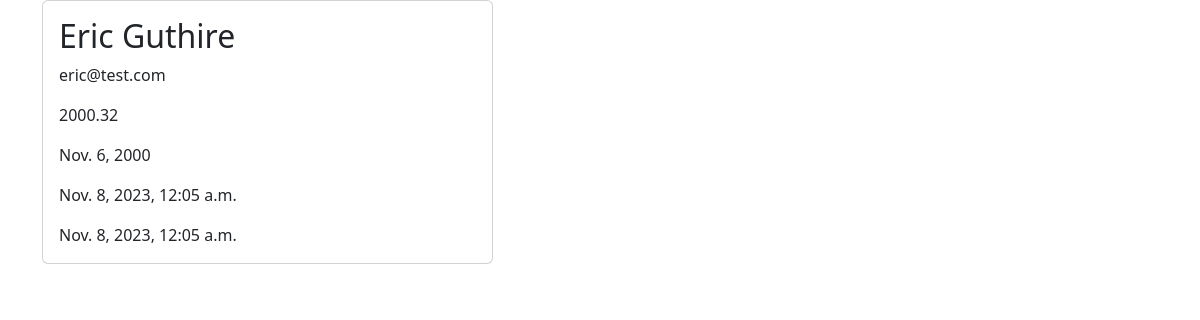
Screenshot of /employees/1 with the database file from the repository.
### main_app/models.py (models this page shows, shortened)
class Employee(models.Model):
    name = models.CharField(max_length=40)
    email = models.EmailField(unique=True)
    dob = models.DateField(null=True)
    salary = models.DecimalField(max_digits=12, decimal_places=2)  #67000.58
    disabled = models.BooleanField(default=False)
    profile = models.ImageField(upload_to="employees" , null=True)
    created_at = models. DateTimeField(auto_now_add=True, null=True) # Once during creation
    updated_at = models.DateTimeField(auto_now=True, null=True) # Every time an update happens

### main_app/views.py (the view)
# urls.py: path('employees/<int:emp_id>', views.employee_details, name="details"),
def employee_details(request, emp_id):
    employee = Employee.objects.get(pk=emp_id)  #select * FROM employees WHERE id=1
    return render(request, "employee_details.html", {"employee":employee })

### templates/employee_details.html (shortened to what this page needs)
<!DOCTYPE html>
<html lang="en">
<head>
<link href="https://cdn.jsdelivr.net/npm/bootstrap@5.2.3/dist/css/bootstrap.min.css" rel="stylesheet">
</head>
<body>
    <div class="container">
        <div class="row">
            <div class="col-sm-5">
                <div class="card">
                    <div class="card-body">
                        <h2 class="card-title">{{ employee.name }}</h2>
                        <p class="card-text">{{ employee.email }}</p>
                        <p class="card-text">{{ employee.salary }}</p>
                        <p class="card-text">{{ employee.dob }}</p>
                        <p class="card-text">{{ employee.created_at }}</p>
                        <p class="card-text">{{ employee.updated_at }}</p>
                    </div>
                </div>
            </div>
        </div>
    </div>
</body>
</html>

### rows the page displays
Employee: name "Eric Guthire", email "eric@test.com", salary "2000.32", dob "Nov. 6, 2000", created_at "Nov. 8, 2023, 12:05 a.m.", updated_at "Nov. 8, 2023, 12:05 a.m."
